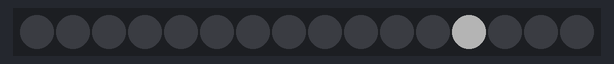
Simulated run of this sketch. Board: Arduino Uno, built with avr-gcc and run on an emulated ATmega328P. Parts: 16 RGB LEDs in strip order, left to right. Dim RGB values are drawn brighter than linear; random numbers use the default seed unless the sketch sets one.

Above: at 0.01 s.
At 4.1 s:
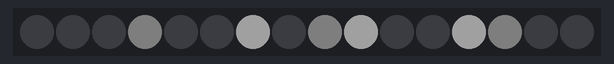
At 9.37 s:
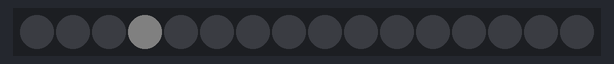
At 19.67 s:
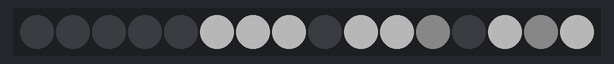
At 30.83 s:
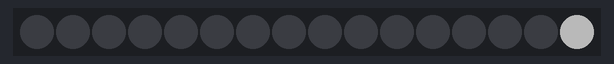
At 39.4 s:
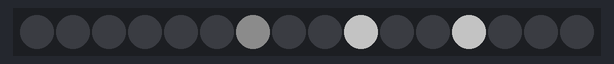

The sketch:

TLC_arrows2.ino
```cpp
#include <Tlc5940.h>

#define DELAY_MS  (75)
#define MULT_LOW  (450)
#define MULT_HIGH (1700)
#define DIV2 (3)
#define DIV3 (5)

void setup()
{
  Tlc.init();
}

int rPos = 0;
int gPos = 0;
int bPos = 0;
int ticks = 0;

#define NUM_FRAMES (8)

const char arrows[NUM_FRAMES][16] = {{
  1, 0, 0, 0,
  0, 0, 0, 0,
  0, 0, 0, 0,
  0, 0, 0, 0,
},{
  1, 1, 0, 0,
  1, 1, 0, 0,
  0, 0, 0, 0,
  0, 0, 0, 0,
},{
  1, 7, 1, 0,
  7, 1, 1, 0,
  1, 1, 1, 0,
  0, 0, 0, 0,
},{
  1, 0, 0, 1,
  0, 1, 7, 1,
  0, 7, 1, 1,
  1, 1, 1, 1,
},{
  7, 0, 0, 0,
  0, 1, 0, 0,
  0, 0, 1, 7,
  0, 0, 7, 1,
},{
  0, 0, 0, 0,
  0, 7, 0, 0,
  0, 0, 1, 0,
  0, 0, 0, 1,
},{
  0, 0, 0, 0,
  0, 0, 0, 0,
  0, 0, 7, 0,
  0, 0, 0, 1,
},{
  0, 0, 0, 0,
  0, 0, 0, 0,
  0, 0, 0, 0,
  0, 0, 0, 7,
}};

// what order should we read the matrix to rotate by 0, 90, 180, and 270
const char rotation[4][16] = {
  { 0, 1, 2, 3, 4, 5, 6, 7, 8, 9, 10, 11, 12, 13, 14, 15 },
  { 3, 7, 11, 15, 2, 6, 10, 14, 1, 5, 9, 13, 0, 4, 8, 12 },
  { 15, 14, 13, 12, 11, 10, 9, 8, 7, 6, 5, 4, 3, 2, 1, 0 },
  { 12, 8, 4, 0, 13, 9, 5, 1, 14, 10, 6, 2, 15, 11, 7, 3 }
};


void setRGB(int pos, int r, int g, int b)
{
  Tlc.set(pos, r);
  Tlc.set(pos + 16, g);
  Tlc.set(pos + 32, b);
}

void setXY(int x, int y, int r, int g, int b)
{
  setRGB(x + (y * 4), r, g, b);
}

void setMonoFrame(const char *frame, int r, int g, int b, int rotate = 0)
{
  for (char i = 0; i < 16; ++i)
  {
    char div = frame[rotation[rotate][i]];
    if (div > 0)
    {
      setRGB(i, r / div, g / div, b / div);
    }
  }
}

void setBWFrame(const char *frame, int r, int g, int b, int rotate = 0)
{
  for (char i = 0; i < 16; ++i)
  {
    char div = frame[rotation[rotate][i]];
    if (div == 1)
    {
      setRGB(i, r, g, b);
    }
  }
}

void arrowLoop()
{
  int r, g, b;
  int val;

  r = g = b = 0;
  val = random(MULT_HIGH - MULT_LOW) + MULT_LOW;
  switch (random(7))
  {
  case 0: r = val; break;
  case 1: g = val; break;
  case 2: b = val; break;
  case 3: r = g = val; break;
  case 4: g = b = val; break;
  case 5: b = r = val; break;
  case 6: r = g = b = val; break;
  }

  char rotation = random(4);

  for (char i = 0; i < NUM_FRAMES; ++i)
  {
    Tlc.setAll(0);
    setMonoFrame(arrows[i], r, g, b, rotation);
    //setBWFrame(arrows[i], r, g, b, rotation);
    while(Tlc.update()) { }
    delay(DELAY_MS);
  }
}

void loop()
{
  arrowLoop();
}
```
